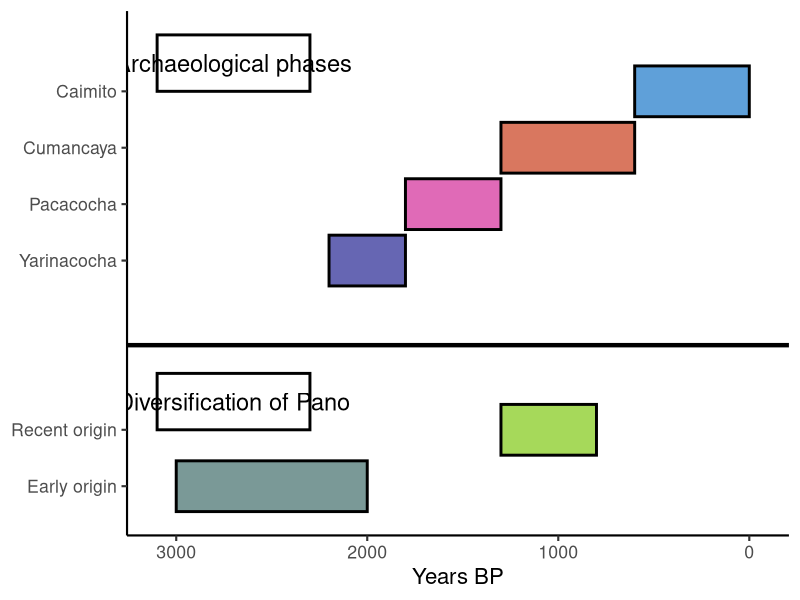
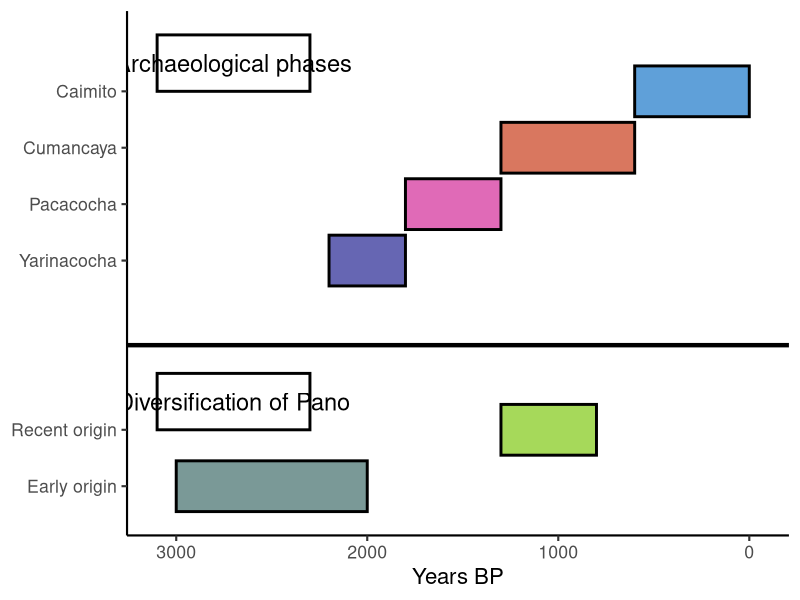

Recreate these plots in R, in order.
library(ggplot2)

# ---- Data ----
# Archaeological phases
arch <- data.frame(
  phase = c("Yarinacocha", "Pacacocha", "Cumancaya", "Caimito"),
  xmin  = c(2200, 1800, 1300, 600),
  xmax  = c(1800, 1300, 600, 0),
  y     = c(2, 3, 4, 5)
)

# Diversification of Pano
pano <- data.frame(
  phase = c("Early origin", "Recent origin"),
  xmin  = c(3000, 1300),
  xmax  = c(2000, 800),
  y     = c(-2, -1)
)

# Combine
df <- rbind(arch, pano)

# ---- Plot ----
ggplot(df) +
  geom_rect(aes(xmin = xmin, xmax = xmax,
                ymin = y - 0.45, ymax = y + 0.45,
                fill = phase),
            color = "black", size = 1) +
  
  # Labels on y-axis
  scale_y_continuous(
    breaks = c(arch$y, pano$y),
    labels = c(arch$phase, pano$phase)
  ) +
  
  # Reverse x-axis (Years BP)
  scale_x_reverse(name = "Years BP", limits = c(3100, -50)) +
  
  # Colors (approximate to your figure)
  scale_fill_manual(values = c(
    "Yarinacocha" = "#6666B3",
    "Pacacocha"   = "#E06AB7",
    "Cumancaya"   = "#D9775F",
    "Caimito"     = "#5FA0D9",
    "Early origin"= "#7A9997",
    "Recent origin"="#A6D95A"
  )) +
  
  # Clean theme
  theme_classic(base_size = 16) +
  theme(
    legend.position = "none",
    axis.title.y = element_blank()
  ) +
  
  # Horizontal divider
  geom_hline(yintercept = 0.5, size = 1.5) +
  
  # Section labels
  annotate("rect", xmin = 3100, xmax = 2300, ymin = 5, ymax = 6,
           fill = "white", color = "black", linewidth = 1) +
  annotate("text", x = 2700, y = 5.5, label = "Archaeological phases", size = 6) +
  
  annotate("rect", xmin = 3100, xmax = 2300, ymin = -1, ymax = 0,
           fill = "white", color = "black", linewidth = 1) +
  annotate("text", x = 2700, y = -0.5, label = "Diversification of Pano", size = 6)

ggsave("schema.png", dpi = 500)
